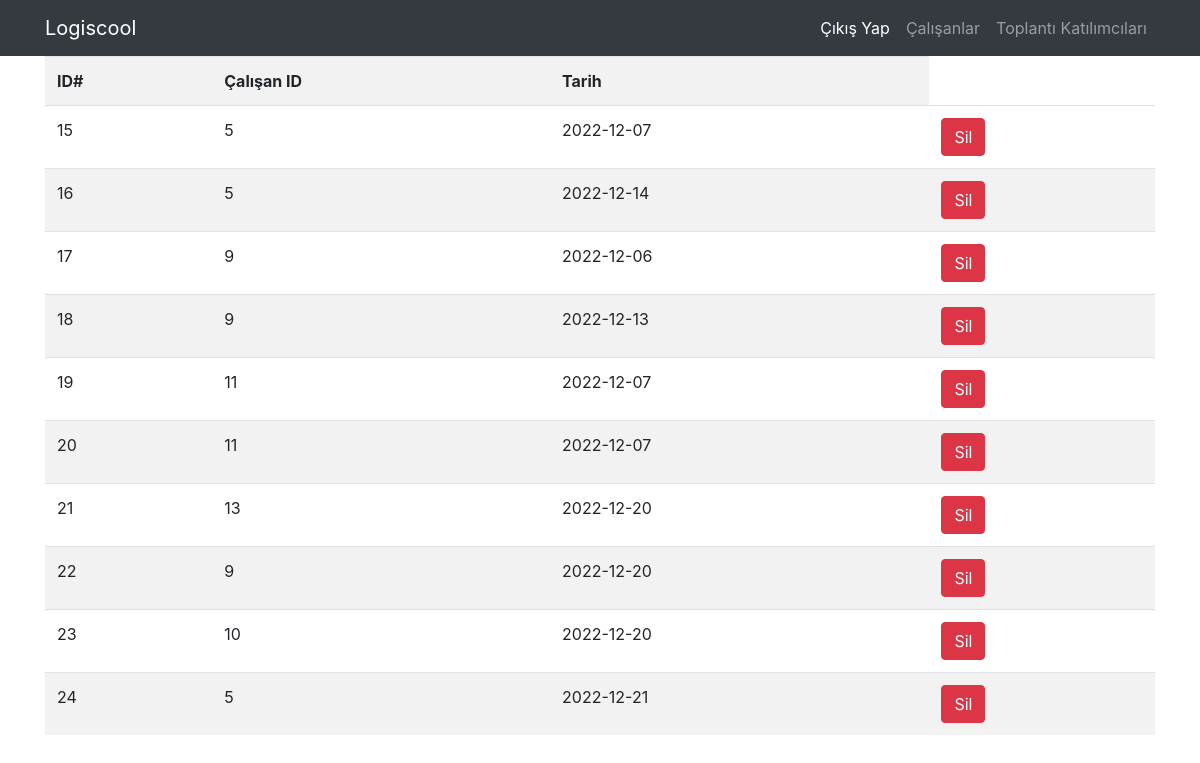
The app's page /nstack/showDers.php with its own data.
### tables this page shows
CREATE TABLE IF NOT EXISTS `yoklamaders` (
  `d_id` int(11) NOT NULL AUTO_INCREMENT,
  `yoklama_calisan_id` int(4) NOT NULL,
  `yoklama_ders_tarih` date NOT NULL,
  PRIMARY KEY (`d_id`)
);

### nstack/showDers.php (the view, shortened to what this page needs)
<?php
    require_once('db_con.php');
    $sql = "SELECT * FROM `yoklamaders`";
    $result = $con->query($sql);
?>
<!DOCTYPE html>
<html lang="en">
<head>
    <link rel="stylesheet" href="https://stackpath.bootstrapcdn.com/bootstrap/4.4.1/css/bootstrap.min.css">
</head>
<body>
<nav class="navbar navbar-expand-lg navbar-dark bg-dark">
        <div class="container">
            <a class="navbar-brand" href="#">Logiscool</a>
            <div class="collapse navbar-collapse" id="navbarText">
                <ul class="navbar-nav ml-auto">
                <li class="nav-item active">
                    <a class="nav-link" href="http://localhost/first/kendi/index.php">Çıkış Yap</a>
                </li>
                <li class="nav-item">
                    <a class="nav-link" href="http://localhost/first/nstack/show.php">Çalışanlar</a>
                </li>
                <li class="nav-item">
                    <a class="nav-link" href="http://localhost/first/nstack/showtoplanti.php">Toplantı Katılımcıları</a>
                </li>
                </ul>
            </div>
        </div>
    </nav>
    <div class="container">
        <table class="table table-striped table-borderrer">
            <tr>
                <th>ID#</th>
                <th>Çalışan ID</th>
                <th>Tarih</th>
            </tr>
            <?php
                if($result->num_rows > 0 ){
                    while($row = $result->fetch_assoc()){
                        echo "<tr>";
                        echo "<td>" . $row['d_id'] . "</td>";
                        echo "<td>" . $row['yoklama_calisan_id'] . "</td>";
                        echo "<td>" . $row['yoklama_ders_tarih'] . "</td>";
                        echo "<td>";
                        echo "<div class='btn-group'>";
                        echo "<a class='btn btn-danger' href='./deleteders.php?id=" .$row['d_id'] ."'> Sil</a>";
                        echo "</div>";
                        echo "</td>";
                        echo "</tr>";
                    }
                }
            ?>
        </table>
    </div>
</body>
</html>

### records on screen
yoklamaders: d_id "15", yoklama_calisan "5", yoklama_ders_tarih "2022-12-07"
yoklamaders: d_id "16", yoklama_calisan "5", yoklama_ders_tarih "2022-12-14"
yoklamaders: d_id "17", yoklama_calisan "9", yoklama_ders_tarih "2022-12-06"
yoklamaders: d_id "18", yoklama_calisan "9", yoklama_ders_tarih "2022-12-13"
yoklamaders: d_id "19", yoklama_calisan "11", yoklama_ders_tarih "2022-12-07"
yoklamaders: d_id "20", yoklama_calisan "11", yoklama_ders_tarih "2022-12-07"
yoklamaders: d_id "21", yoklama_calisan "13", yoklama_ders_tarih "2022-12-20"
yoklamaders: d_id "22", yoklama_calisan "9", yoklama_ders_tarih "2022-12-20"
yoklamaders: d_id "23", yoklama_calisan "10", yoklama_ders_tarih "2022-12-20"
yoklamaders: d_id "24", yoklama_calisan "5", yoklama_ders_tarih "2022-12-21"
